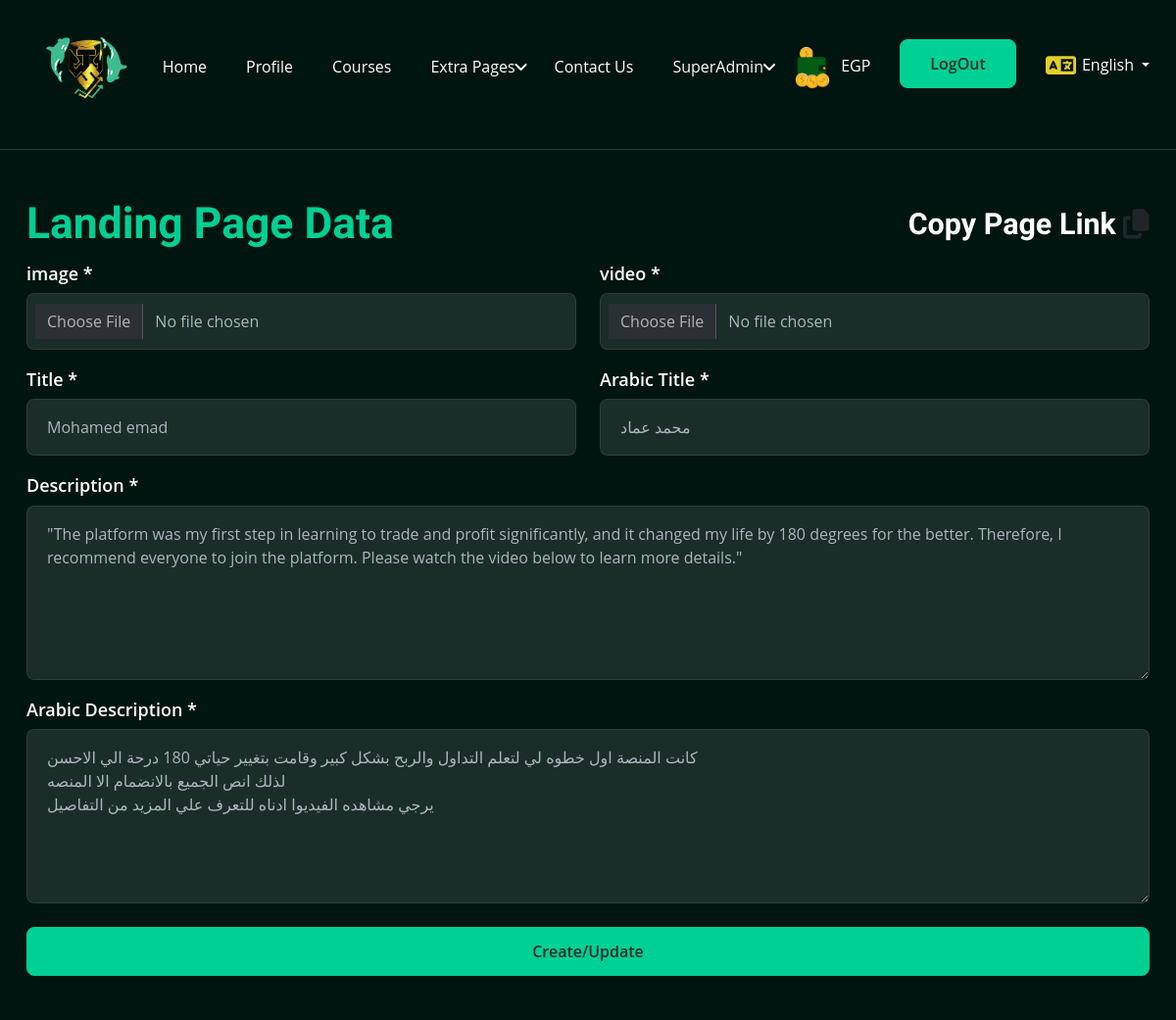
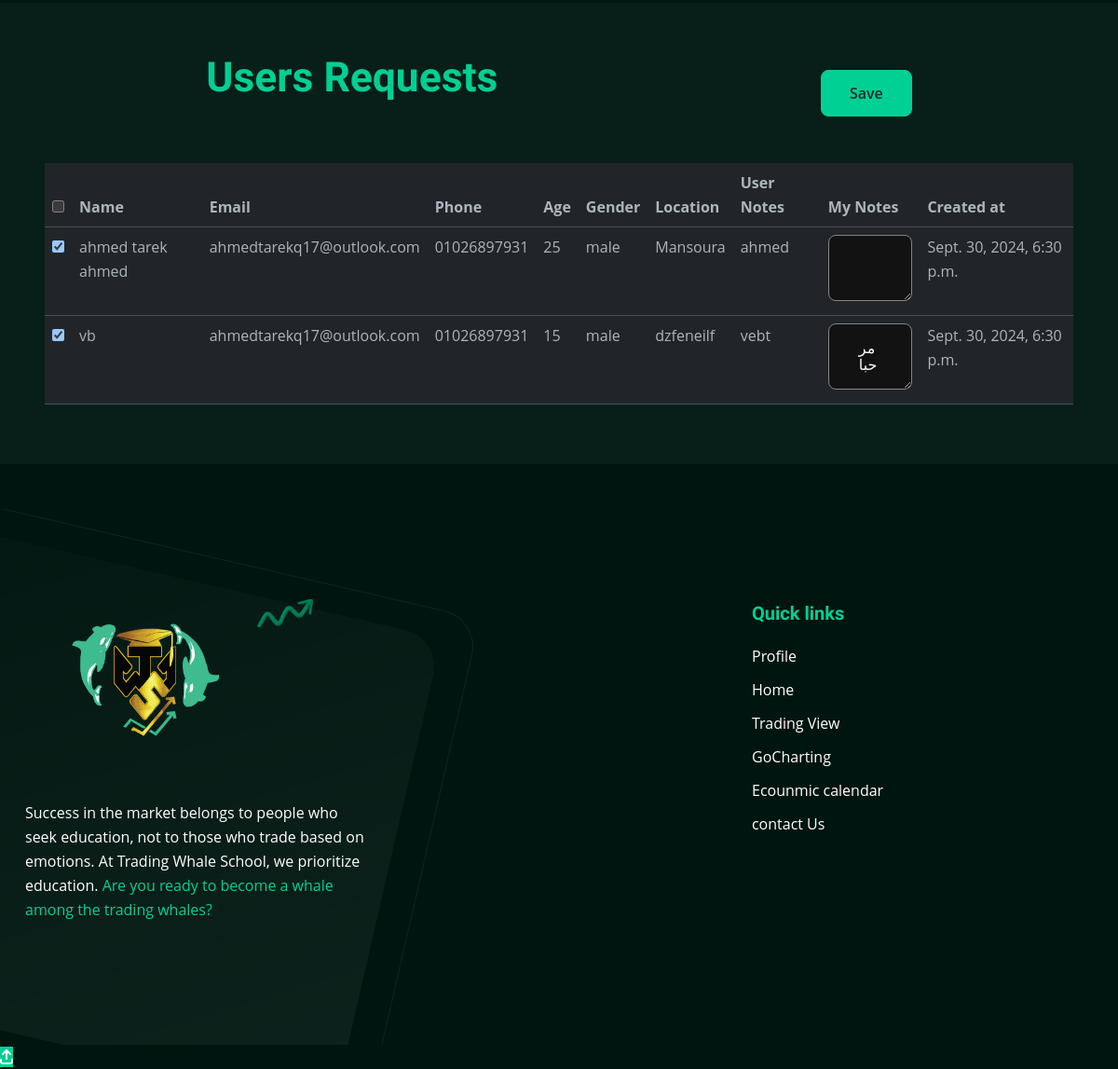
Screenshot of /landingpage/userlandingpage/ (signed in) with the database file from the repository (2 pictures, top to bottom).
### landing_page/models.py (models this page shows, shortened)
class UserLandingPage(models.Model):
    user = models.ForeignKey(CustomUser, on_delete=models.CASCADE)
    title = models.CharField(max_length=100)
    title_ar=models.CharField(max_length=100,verbose_name="Arabic title")
    description = models.TextField()
    description_ar = models.TextField(verbose_name="Arabic description")
    image = models.ImageField(upload_to='static/landing_page/image', null=True, blank=True)
    video = models.FileField(upload_to='static/landing_page/video', null=True, blank=True)
    pagename = models.CharField(max_length=100, unique=True)
    created_at = models.DateTimeField(auto_now_add=True)
    updated_at = models.DateTimeField(auto_now=True)

class UserRequested(models.Model):
    name=models.CharField(max_length=100)
    email=models.EmailField()
    phone=models.CharField(max_length=100)
    age=models.IntegerField()
    gender=models.CharField(max_length=100)
    location=models.CharField(max_length=100)
    notes=models.TextField()
    user = models.ForeignKey(CustomUser, on_delete=models.CASCADE,null=True,blank=True)
    conected=models.BooleanField(default=False,null=True,blank=True)
    mynotes=models.TextField(null=True,blank=True)
    created_at = models.DateTimeField(auto_now_add=True, null=True, blank=True)

### landing_page/views.py (the view, shortened to what this page needs)
# urls.py: path('userlandingpage/', views.UserLandingPagedef, name='UserLandingPage'),
@login_required
def UserLandingPagedef(request):
    user = request.user
    user_landing_page = UserLandingPage.objects.filter(user=user).first()
    requested = UserRequested.objects.filter(user=user)
    context = {
        'user_landing_page':user_landing_page,
        'requested':requested,
    }
    return render(request,'inneruserlandingpage.html',context)

### home/templates/inneruserlandingpage.html (shortened to what this page needs)
{% extends 'base.html' %}
{% load static %}
{% block body %}
    <div class="container my-5">
        <div style="display: flex; justify-content: space-between; align-items: center">
            <h2 style="color:#00CF93">Landing Page Data
            </h2>
            <h3 id="copypagelink">
                <label for=""> Copy Page Link</label>
                <i class="fa fa-copy text-dark"></i>
            </h3>
        </div>
        <form method="post" enctype="multipart/form-data">
            <div class="row">
                <div class="col-md-6 mb-3">
                    <label for="image" class="form-label">image *</label>
                    <input type="file" accept="image/*" class="form-control" id="image" name="image" required placeholder="Your image" value="{{ user_landing_page.image.url }}">
                </div>
                <div class="col-md-6 mb-3">
                    <label for="video" class="form-label">video *</label>
                    <input type="file" accept="video/*" class="form-control" id="video" name="video" required placeholder="Your video" value="{{ user_landing_page.video.url }}">
                </div>
                <div class="col-md-6 mb-3">
                    <label for="name" class="form-label">Title *</label>
                    <input type="text" class="form-control" id="title" value="{{ user_landing_page.title }}" name="title" required placeholder="Your Name">
                </div>
                <div class="col-md-6 mb-3">
                    <label for="name" class="form-label">Arabic Title *</label>
                    <input type="text" class="form-control" id="title" value="{{ user_landing_page.title_ar }}" name="title_ar" required placeholder="Your Name">
                </div>
            </div>
            <div class="mb-3 ">
                <label for="notes" class="form-label">Description *</label>
                <textarea class="form-control" id="notes" name="description" rows="6" placeholder="Your Description">{{ user_landing_page.description }}</textarea>
            </div>
            <div class="mb-3 ">
                <label for="notes" class="form-label">Arabic Description *</label>
                <textarea class="form-control" id="notes" name="description_ar" rows="6" placeholder="Your Description" >{{ user_landing_page.description_ar }}</textarea>
            </div>
            <div class="text-center">
                <button type="submit" id="requestButton" class="trk-btn trk-btn--border trk-btn--primary d-block mt-4">
                create/update
                </button>
          </div>
        </form>
    </div>
    <div class="my-5 p-5 fade-in" style="background-color: #081E18;">
        <div class="">
            <div class="d-flex" style="justify-content: space-around; align-items: center; margin-bottom: 50px;">
                <h2 style="color: #00CF93">Users Requests</h2>
                <button id="save-btn" class="trk-btn trk-btn--border trk-btn--primary d-block mt-4 text-center"
                    style="width: fit-content; text-align: center; display: flex; justify-content: center; align-items: center;">
                    save
                </button>
            </div>
            <table class="table table-hover">
                <thead>
                    <tr>
                        <th scope="col">
                            <input type="checkbox" id="checkall">
                        </th>
                        <th scope="col">Name</th>
                        <th scope="col">Email</th>
                        <th scope="col">Phone</th>
                        <th scope="col">Age</th>
                        <th scope="col">Gender</th>
                        <th scope="col">Location</th>
                        <th scope="col">User Notes</th>
                        <th scope="col">My Notes</th>
                        <th scope="col">Created at</th>
                    </tr>
                </thead>
                <tbody>
                    {% for requested in requested %}
                    <tr>
                        <th scope="row">
                            <input type="checkbox" class="user-checkbox" data-id="{{ requested.id }}" {% if requested.conected %} checked {% endif %}>
                        </th>
                        <td>{{ requested.name }}</td>
                        <td>{{ requested.email }}</td>
                        <td>{{ requested.phone }}</td>
                        <td>{{ requested.age }}</td>
                        <td>{{ requested.gender }}</td>
                        <td>{{ requested.location }}</td>
                        <td>{{ requested.notes }}</td>
                        <td><textarea class="mynotes" data-id="{{ requested.id }}" cols="2" rows="2">{{ requested.mynotes }}</textarea></td>
                        <td>{{ requested.created_at }}</td>
                    </tr>
                    {% endfor %}
                </tbody>
            </table>
        </div>
    </div>
{% endblock %}

### rows the page displays
UserLandingPage: title "Mohamed emad", title_ar "محمد عماد", description "\"The platform was my first step in learning to trade and profit significantly, and it changed my life by 180 degrees for the better. Therefore, I recommend everyone to join the platform. Please watch the video below to learn more details.\"", description_ar "كانت المنصة اول خطوه لي لتعلم التداول والربح بشكل كبير وقامت بتغيير حياتي 180 درحة الي الاحسن لذلك انص الجميع بالانضمام الا المنصه يرجي مشاهده الفيديوا ادناه للتعرف علي المزيد من التفاصيل"
UserRequested: conected "☑", name "ahmed tarek ahmed", email "ahmedtarekq17@outlook.com", phone "01026897931", age "25", gender "male", location "Mansoura", notes "ahmed", created_at "Sept. 30, 2024, 6:30 p.m."
UserRequested: conected "☑", name "vb", email "ahmedtarekq17@outlook.com", phone "01026897931", age "15", gender "male", location "dzfeneilf", notes "vebt", id "مرحبا", created_at "Sept. 30, 2024, 6:30 p.m."
